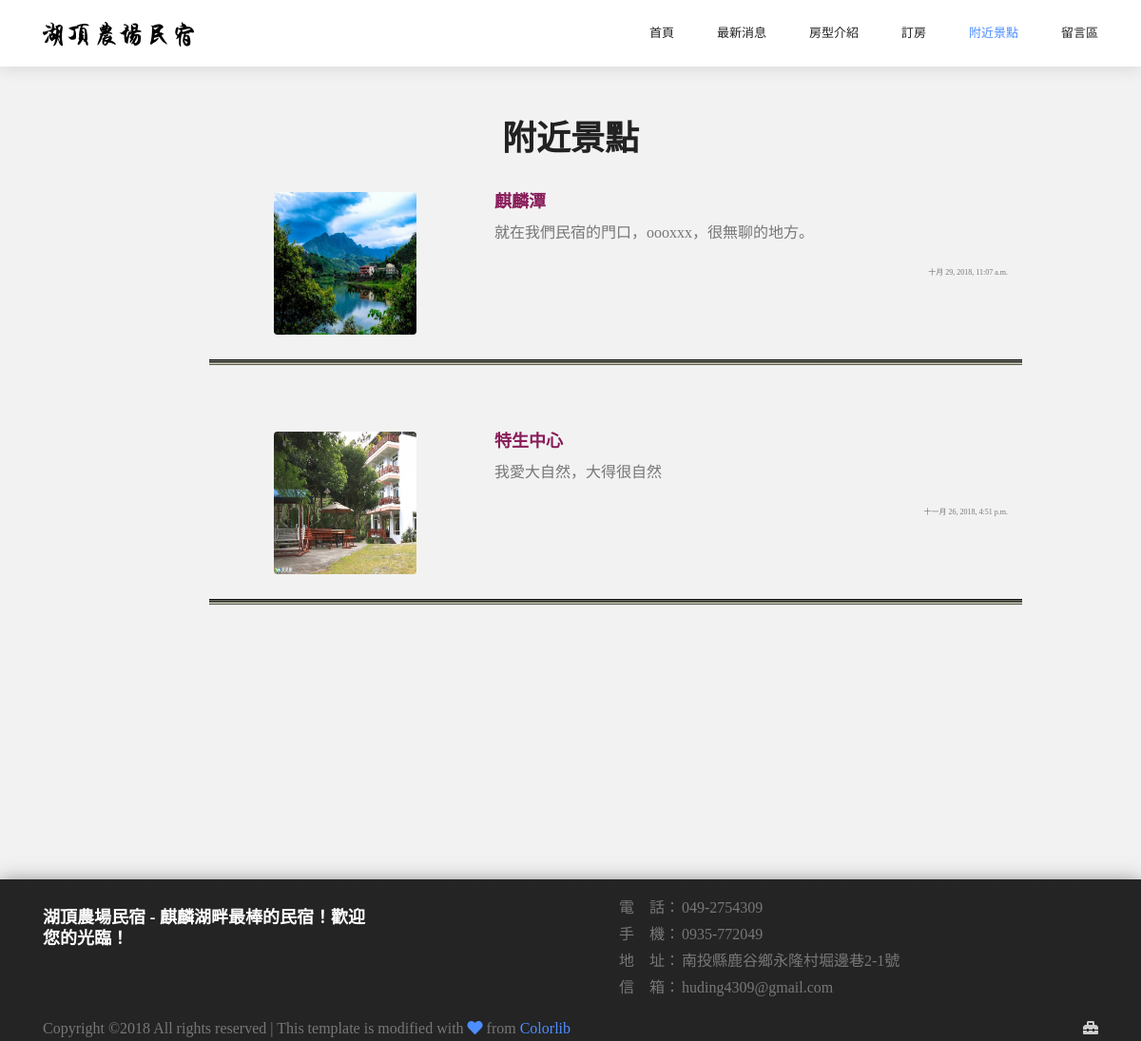
Screenshot of /nearby with the database file from the repository.
### mysite/models.py (models this page shows)
class nearby_dashboard(models.Model):
    class Meta:
        verbose_name = '附近景點'
        verbose_name_plural = '附近景點'
    nearby_title = models.CharField(max_length=30, verbose_name='標題')
    nearby_content = models.TextField(verbose_name='內容')
    nearby_thumbnail = models.FileField(verbose_name='縮圖')
    nearby_upload_time = models.DateTimeField(auto_now=True, verbose_name='發布時間')

### mysite/views.py (the view)
# urls.py: path('nearby', views.nearby, name='nearby'),
def nearby(request):
    nearby = True
    all_nearby = models.nearby_dashboard.objects.all()
    return HttpResponse(render(request, '../templates/nearby.html', locals()))

### templates/nearby.html
{% extends "base.html" %}
{% block content %}
	<div class='container'>
	<h1 align=center>附近景點</h1>
	{% for nearby in all_nearby %}
	<br>
	<div class='row'>
	  <div class='col-sm-2'>
	  </div>
		<div class='col-sm-3'>
		<img src="{{ nearby.nearby_thumbnail.url }}" class="rounded mx-auto d-block" width=150 height=150>
		</div>
		<div class='col-sm-6'>
		<h4 align='left'>{{ nearby.nearby_title}}</h4>
		  <p>{{ nearby.nearby_content }}</p>
		<p style="font-size: 8px" align='right'>{{ nearby.nearby_upload_time }}</p>
		</div>
	</div>
	<br>
	<div class='row'><div class="new_line col-md-9 offset-md-2"></div></div>
	{% endfor %}
	</div>
	{% endblock %}

### templates/base.html (style rules this page uses)
* { font-family: 'Noto Sans TC'; }
h4 { color: #881c59; }
.new_line { background: url(static/line.png); background-repeat: repeat-x; padding-bottom: 50px; width: 80vw; }

### rows the page displays
nearby_dashboard: nearby_thumbnail (picture), nearby_title "麒麟潭", nearby_content "就在我們民宿的門口，oooxxx，很無聊的地方。", nearby_upload_time "十月 29, 2018, 11:07 a.m."
nearby_dashboard: nearby_thumbnail (picture), nearby_title "特生中心", nearby_content "我愛大自然，大得很自然", nearby_upload_time "十一月 26, 2018, 4:51 p.m."
